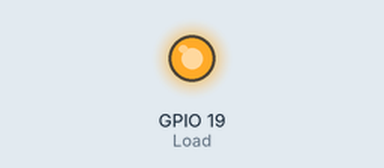
Bench run of a program on a simulated Raspberry Pi (BCM pin numbers). Parts: output pins drawn as LEDs (lit = HIGH). Pins used as bus, display or sensor lines are not drawn.

Above: at 0.1 s.
Timing chart, 0 to 1.6 s (numbered marks = the images above):
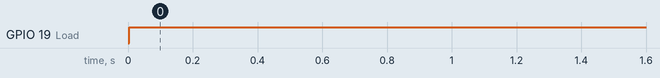

The program:

MAX7219DISP.py
```python
#-----------------------------------------------------------------
#            MAX7219 BASED 8 DIGIT 7-SEGMENT DISPLAY COUNTER
#            ===============================================
#
# In this project a MAX7219 based 8 digit, 7-segment display is used.
# The program counts up every second and displays the count
#
# Author: Dogan Ibrahim
# File  : MAX7219DISP.py
# Date  : November 2020
#-------------------------------------------------------------------
import RPi.GPIO as GPIO
import time

GPIO.setwarnings(False)
GPIO.setmode(GPIO.BCM)			# GPIO mode BCM

Sclock = 26				# Shift register clock
Load = 19				# Shift register load
DataIn = 13				# Shift register data in

#
# This function configures ports as outputs and clears them. Also,
# the display is configured
#
def Setup():
   GPIO.setup(Sclock, GPIO.OUT)		# Sclock is output
   GPIO.setup(Load, GPIO.OUT)		# Latch is output
   GPIO.setup(DataIn, GPIO.OUT)		# DataIn is output
   GPIO.output(Sclock, 0)		# Sclock = 0
   GPIO.output(Load, 0)			# Latch = 0
   GPIO.output(DataIn, 0)		# DataIn = 0
#
# Now setup the display
#
   Display(0x1C01)			# Exit shutdown
   time.sleep(0.001)			# Wait 1ms
   Display(0x19FF)			# Decode all digits
   Display(0x1B07)			# Scan mode for all LEDs
   Display(0x1A01)			# Set intensity to 3/32

#
# This function sends serial data to the shift register
#
def ShiftIn(SerData):
   for dat in range(0, 16):
      GPIO.output(DataIn, 0x8000 & (SerData << dat))
      GPIO.output(Sclock, 1)
      GPIO.output(Sclock, 0)

#
# This function turns ON the LED whose binary value is LEDS
#
def Display(LEDS):
      GPIO.output(Load, 0)			# Load = 0
      ShiftIn(LEDS)				# Shift data
      GPIO.output(Load, 1)			# Load the output

#
# This function converts the integer data to 8 BCD numbers,stored
# in list BCD. Also, leading zeros are blanked. Function returns
# the 8 BCD numbers in list BCD
#
def ConvBCD(i):
   BCD = [None] * 8				# Blank list
   j = i

   for indx in range(0, 8):
      Digit = j % 10
      BCD[indx] = Digit				# Save BCD number
      j = int(j / 10)
#
# Now, blank the leading zeroes
#
   Blank = 0x0F					# Value to blank a digit
   if BCD[7] == 0:				# Digit7 = 0?
      BCD[7] = Blank				# Blank it
      if BCD[6] == 0:				# Digit6 = 0?
         BCD[6] = Blank				# Blank it
         if BCD[5] == 0:			# Digit5 = 0?
            BCD[5] = Blank			# Blank it
            if BCD[4] == 0:			# Digit4 = 0?
               BCD[4] = Blank			# Blank it
               if BCD[3] == 0:			# Digit3 = 0?
                  BCD[3] = Blank		# Blank it
                  if BCD[2] == 0:		# Digit2 = 0?
                     BCD[2] = Blank		# Blank it
                     if BCD[1] == 0:		# Digit1 = 0?
                        BCD[1] = Blank		# Blank it

   for indx in range(0, 8):
       BCD[indx] = BCD[indx] | (indx + 1) << 8
   return BCD					# Return BCD

#
# This function displays the given integer number
#
def DisplayInt(dat):
    BCDData = ConvBCD(dat)			# Conv to BCD
    for i in range(0, 8):			# Display
       Display(BCDData[i])

#
# Start of main program
#
Setup()						# Configure interface
data = 0

try:
   while True:
      DisplayInt(data)				# Display data
      data = data + 1				# Increment data
      time.sleep(1)				# Wait 1 sec

except KeyboardInterrupt:	 		# Keyboard interrupt
      Display(0x1C00)				# Shutdown display
      time.sleep(0.001)				# Wait 1ms
      GPIO.cleanup()				# Clean exit
```

Measured:
- by itself, GPIO 19 (Load): LOW → HIGH at 0.00 s
